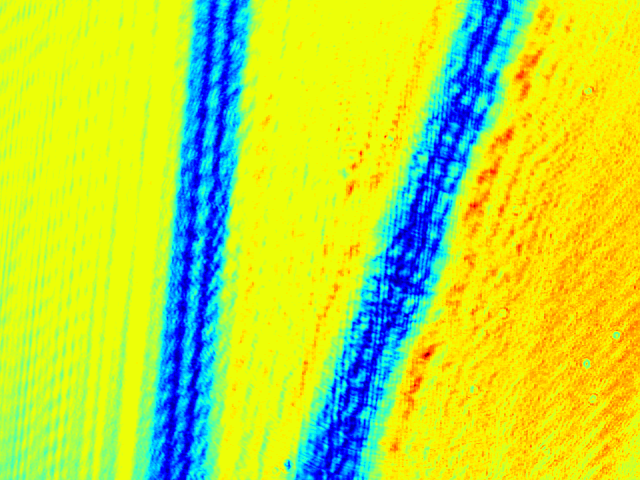
#> input picture goodImages/slides/fibre1.png, 640 x 480 px
$ python m.py   (Python 2 division)
#> lines starting #> are read from the running program, lines starting #| are printed output that depends on the picture
import numpy as np
import matplotlib.pyplot as plt
import numexpr as ne
import time

# [68 lines left out: functions normalizeImage, diffraction, propagation, hologram, not called in this run]


def reconstruction(holoInt,wavelength=632e-9,z=1,px=0.01,py=0.01,show=1):

    n,m=holoInt.shape

    dx=(px/n)*np.ones(n)
    dy=(py/m)*np.ones(m)
    dy,dx=np.meshgrid(dy,dx)

    x,y=np.mgrid[0:n,0:m]

    x2=ne.evaluate('x*x')
    y2=ne.evaluate('y*y')
    dx2=ne.evaluate('dx*dx')
    dy2=ne.evaluate('dy*dy')

    x2=x2[...,np.newaxis]
    y2=y2[...,np.newaxis]

    dx2=dx2[...,np.newaxis]
    dy2=dy2[...,np.newaxis]

    pi=np.pi

    xy=ne.evaluate('x2*dx2+y2*dy2')
    #ev=ne.evaluate('-1j*pi/(wavelength*z)*(xy)')
    ev=ne.evaluate('-1j*pi/(wavelength*z)')
    ev*=xy
    g=ne.evaluate('exp(ev)')

    holoInt=holoInt[...,np.newaxis]

    rec=ne.evaluate('holoInt*g')
    recShift=np.fft.ifftshift(rec)
    recShift=rec
    rec=np.fft.ifft2(recShift)
    recInt=rec.real*rec.real+rec.imag*rec.imag

    if show:
        plt.imshow((recInt),cmap=plt.cm.Greys_r)
        plt.show()

    return recInt,rec

if __name__=='__main__':

    obj=plt.imread('fibre1.png')
#> obj is the input picture: shape (480, 640, 4) float32; mean R, G, B, A 0.733, 0.869, 0.239, 1
    ref=plt.imread('refFibre1.png')
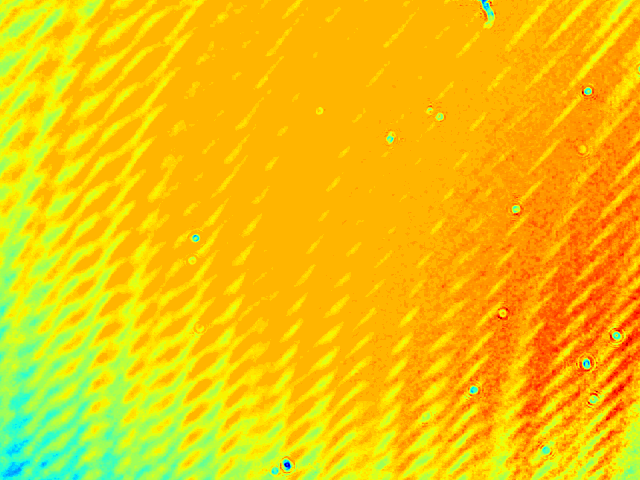
#> input picture goodImages/slides/refFibre1.png, 640 x 480 px
#> ref is the input picture: shape (480, 640, 4) float32; mean R, G, B, A 0.947, 0.763, 0.0455, 1
    img=obj-ref
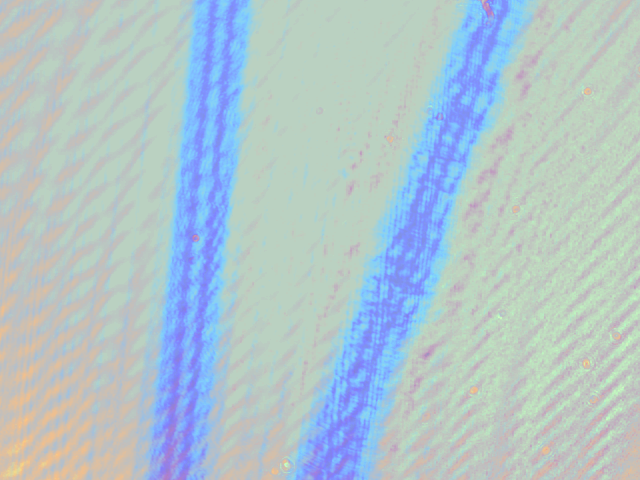
#> img: shape (480, 640, 4) float32; mean R, G, B, A -0.213, 0.106, 0.193, 0; transparent parts drawn white

    img=np.mean(img,2)
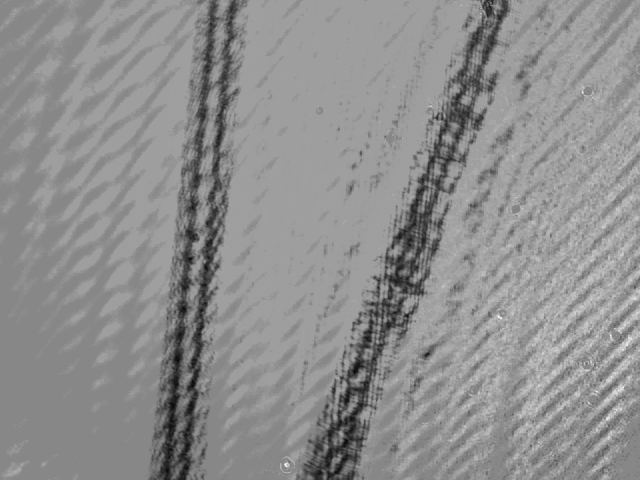
#> img: shape (480, 640) float32; min -0.367, max 0.324, mean 0.0216; drawn with min black and max white

    zstep=1000
    start=1.5e-2
    end=4.0e-2
    stepSize=1e-6

#    distance,step=np.linspace(start,end,zstep,retstep=True)
    distance=np.array(np.arange(start,end,stepSize),ndmin=3)

    holoInt=img
    distX=4.8e-3
    distY=3.6e-3

    recInt,rec=reconstruction(holoInt,z=distance,px=distX,py=distY,show=0)
#> (the run stopped early here; a loop or call above may not have finished)
